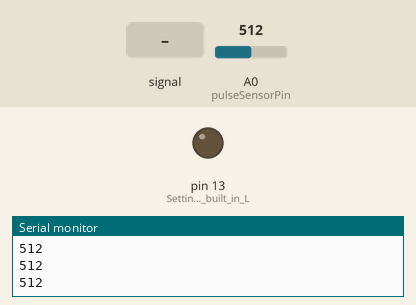
The sketch below on a simulated Arduino Uno, built with avr-gcc and run on an emulated ATmega328P. Shown: output pins drawn as LEDs (lit = HIGH), the last lines printed to the serial monitor. The test bench sets the inputs (shaded band); at power-on: A0 (pulseSensorPin) = 512.

Above: at 1.2 s.
1.3 s: A0 (pulseSensorPin) fed a 200 Hz sine of ±255 counts around its level
At 1.54 s:
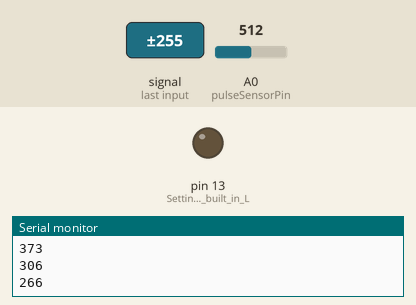
4.3 s: A0 (pulseSensorPin) set to 900
At 4.3 s:
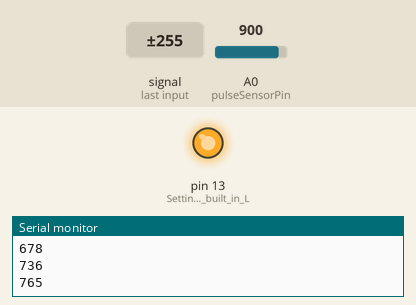
5.8 s: A0 (pulseSensorPin) set to 615
7.3 s: A0 (pulseSensorPin) set to 585
At 8.3 s:
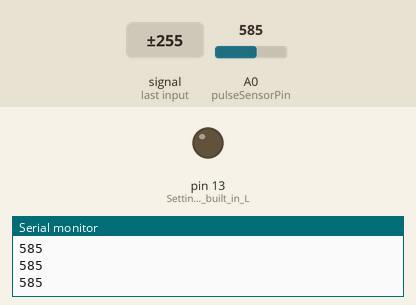
8.8 s: A0 (pulseSensorPin) set to 610
At 9.5 s:
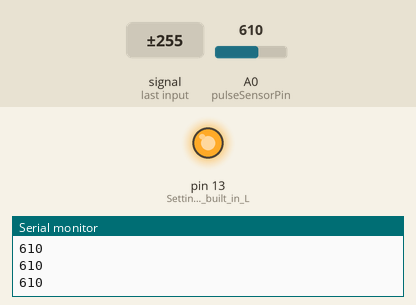
Timing chart, 0 to 11.3 s (numbered marks = the images above; inputs shaded):
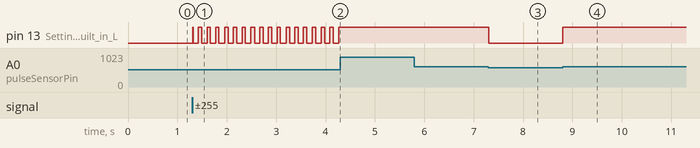

Measured:
- the behaviour switches between 601 and 600 on A0 (pulseSensorPin) (found by bisection; images 2 and 3)
- after the input at 1.3 s, pin 13 (Setting_pin_of_built_in_L): LOW → HIGH at once, then repeats every 0.17 s: LOW 0.10 s, HIGH 0.07 s
- after the input at 4.3 s, pin 13 (Setting_pin_of_built_in_L): stops changing and stays HIGH
- after the input at 7.3 s, pin 13 (Setting_pin_of_built_in_L): HIGH → LOW at once
- after the input at 8.8 s, pin 13 (Setting_pin_of_built_in_L): LOW → HIGH at once

The sketch:

01_GettingStartedProject.ino
```cpp
/*  PulseSensor Starter Project and Signal Tester
    The Best Way to Get Started  With, or See the Raw Signal of, your PulseSensor.com™ & Arduino.

    Edited for Hackers & Designers, 2019 by
    Jonas Bo, Ana Jeli
    for
    Heart-Bits Workshop


  -------------------------------------------------------------
  1) This shows a live human Heartbeat Pulse.
  2) Live visualization in Arduino's Cool "Serial Plotter".
  3) Blink an LED on each Heartbeat.
  4) This is the direct Pulse Sensor's Signal.
  5) A great first-step in troubleshooting your circuit and connections.
  6) "Human-readable" code that is newbie friendly."
  7) Connect your sensor as described below.
  8) Of course, please connect your Arduino compatible board to your computer.
  9) Upload this sketch, if you feel like it. :)
  10) Select "Serial Plotter" from "Tools" in your Arduino softwares menu.
  1) This shows a live human Heartbeat Pulse.


   ( Here is a link to the tutorial
     https://pulsesensor.com/pages/code-and-guide

    WATCH ME LATER (Tutorial Video):
    https://www.youtube.com/watch?v=RbB8NSRa5X4 )

*/


//  Variables
const int pulseSensorPin = 0;        // Pulse Sensor signal (S) wire connected to ANALOG PIN 0 (A0)
int sensorVal;                       // Holds the incoming raw data. Signal value can range from 0-1024
int threshold = 600;                 // If sensor value exceeds this value, we detect a beat.


float sinAngle;

// The SetUp Function:
void setup() {
  pinMode(LED_BUILTIN, OUTPUT);     // Setting pin of built in LED as output to be able to turn it on or off.
  Serial.begin(9600);            // Set's up Serial Communication at certain speed.
}

// The Main Loop Function
void loop() {

  sensorVal = analogRead(pulseSensorPin);  // Read the PulseSensor's value.
//  sinAngle = sinAngle + 0.01;
//  sensorVal = (sin(sinAngle) + 1) / 2 * 1023; // Fake sensor value (if u don't have a sensor..)
  // Assign this value to the "Signal" variable.

  Serial.println(sensorVal);                    // Send the signal value to Serial Plotter.

  if (sensorVal > threshold) {                      // If the signal is above threshold, then turn on LED.
    digitalWrite(LED_BUILTIN, HIGH);
  } else {
    digitalWrite(LED_BUILTIN, LOW);               //  Else, the signal must be below threshold, so turn off this LED.
  }

  delay(10);
}
```
